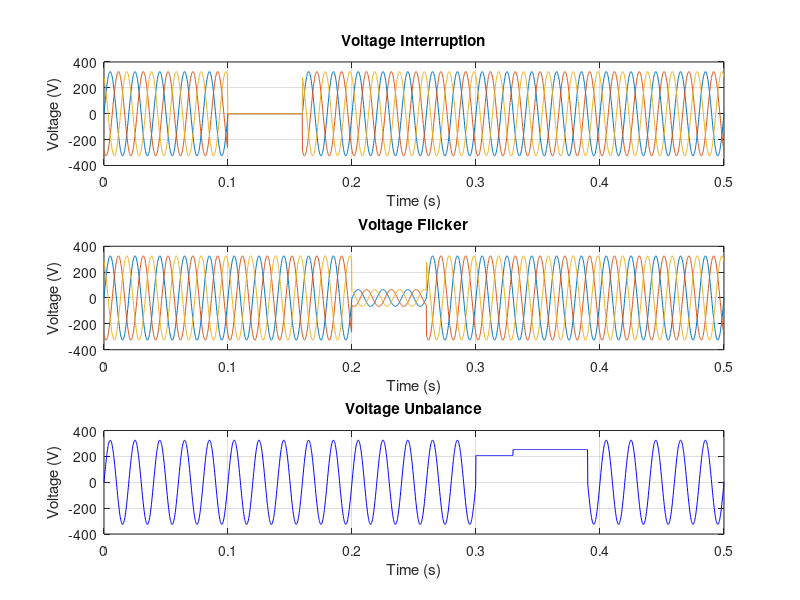

This chart was generated by the following MATLAB code:
clc;
clear all;
close all;

% input parameters
% Vrms = input('Enter the rms value of supply voltage: ');
% f = input('Enter the frequency of supply voltage: ');
% T = input('Enter the total number of cycles on the scope: ');
% t1 = input('Enter the time at which interruption occurs: ');
% t2 = input('Enter the duration of interruption: ');
% t3 = input('Enter the time at which flicker occurs: ');
% t4 = input('Enter the duration of flicker: ');
% t5 = input('Enter the time at which unbalance occurs: ');
% t6 = input('Enter the duration of unbalance: ');

Vrms = 230;
f = 50;
T = 25;
t1 = 5;
t2 = 3;
flicker_per = 5;
t3 = 10;
t4 = 3;
unbalance_per = 10;
t5 = 15;
t6 = 3;
thetaR = 0;
thetaY = (2*pi)/3;
thetaB = (2*pi)/3;

% generate time vector
t = linspace(0,T/f,T*100);

% generate voltage interruption
Vint_R = Vrms*sqrt(2)*sin(2*pi*f*t+thetaR);
Vint_Y = Vrms*sqrt(2)*sin(2*pi*f*t-thetaY);
Vint_B = Vrms*sqrt(2)*sin(2*pi*f*t+thetaB);

Vint_R(t1*100:t1*100+t2*100) = 0;
Vint_Y(t1*100:t1*100+t2*100) = 0;
Vint_B(t1*100:t1*100+t2*100) = 0;

% generate voltage flicker
Vflicker_R = Vrms*sqrt(2)*sin(2*pi*f*t+thetaR);
Vflicker_Y = Vrms*sqrt(2)*sin(2*pi*f*t-thetaY);
Vflicker_B = Vrms*sqrt(2)*sin(2*pi*f*t+thetaB);
Vflicker_R(t3*100:t3*100+t4*100) = Vflicker_R(t3*100:t3*100+t4*100)/flicker_per;
Vflicker_Y(t3*100:t3*100+t4*100) = Vflicker_Y(t3*100:t3*100+t4*100)/flicker_per;
Vflicker_B(t3*100:t3*100+t4*100) = Vflicker_B(t3*100:t3*100+t4*100)/flicker_per;

% generate voltage unbalance
Vunbalance = Vrms*sqrt(2)*sin(2*pi*f*t);
Vunbalance(t5*100:t5*100+t6*100) = Vrms*0.9;
Vunbalance(t5*100+t6*100/2:t5*100+t6*100/2+t6*100) = Vrms*1.1;

% plot the waveforms
figure;
subplot(3,1,1);
plot(t,Vint_R);
hold on;
plot(t,Vint_Y);
plot(t,Vint_B);
hold off;
xlabel('Time (s)');
ylabel('Voltage (V)');
title('Voltage Interruption');
grid on;

subplot(3,1,2);
plot(t,Vflicker_R);
hold on;
plot(t,Vflicker_Y);
plot(t,Vflicker_B);
hold off;
xlabel('Time (s)');
ylabel('Voltage (V)');
title('Voltage Flicker');
grid on;

subplot(3,1,3);
plot(t,Vunbalance,'b');
xlabel('Time (s)');
ylabel('Voltage (V)');
title('Voltage Unbalance');
grid on;